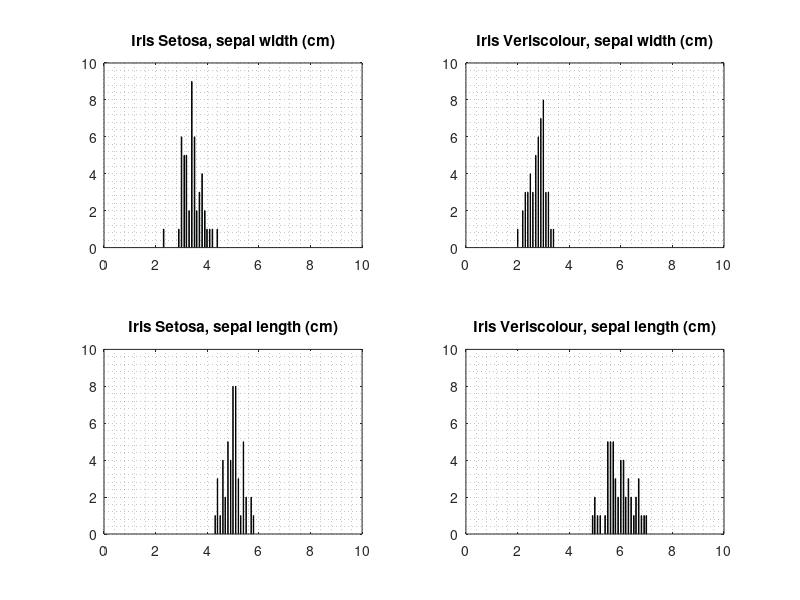
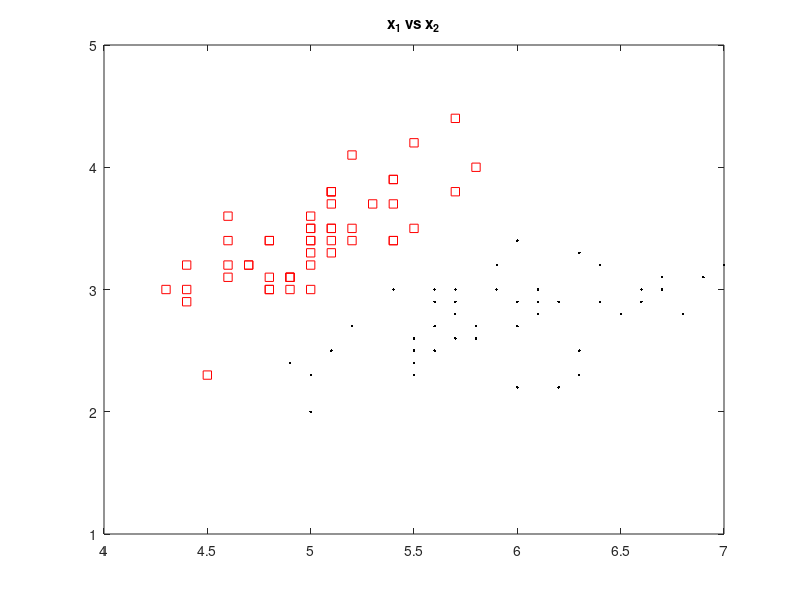

The MATLAB source for these figures, in order: (Note: this script raises an error after producing the figures.)
%%%%%%%%%%%%%%%%%%%%%%%%%%%%%%%%%%%%%%%%%
% LAB 1, Bayesian Decision Theory
%%%%%%%%%%%%%%%%%%%%%%%%%%%%%%%%%%%%%%%%%

% Attribute Information for IRIS data:
%    1. sepal length in cm
%    2. sepal width in cm
%    3. petal length in cm
%    4. petal width in cm

%    class label/numeric label: 
%       -- Iris Setosa / 1 
%       -- Iris Versicolour / 2
%       -- Iris Virginica / 3


%% this script will run lab1 experiments..
clear
close all
load irisdata.mat

%% extract unique labels (class names)
labels = unique(irisdata_labels);

%% generate numeric labels
numericLabels = zeros(size(irisdata_features,1),1);
for i = 1:size(labels,1)
    numericLabels(find(strcmp(labels{i},irisdata_labels)),:)= i;
end

%% feature distribution of x1 for two classes
figure   
subplot(2,2,1), 
hist(irisdata_features(find(numericLabels(:)==1),2),100), 
title('Iris Setosa, sepal width (cm)');
axis ([0 10  0 10]), grid MINOR
subplot(2,2,2), 
hist(irisdata_features(find(numericLabels(:)==2),2),100); 
title('Iris Veriscolour, sepal width (cm)');
axis ([0 10  0 10]), grid MINOR
subplot(2,2,3), 
hist(irisdata_features(find(numericLabels(:)==1),1),100), 
title('Iris Setosa, sepal length (cm)');
axis ([0 10  0 10]), grid MINOR
subplot(2,2,4), 
hist(irisdata_features(find(numericLabels(:)==2),1),100); 
title('Iris Veriscolour, sepal length (cm)');  
axis ([0 10  0 10]), grid MINOR

figure
plot(irisdata_features(find(numericLabels(:)==1),1),irisdata_features(find(numericLabels(:)==1),2),'rs'); 
title('x_1 vs x_2');
hold on;
plot(irisdata_features(find(numericLabels(:)==2),1),irisdata_features(find(numericLabels(:)==2),2),'k.');
axis([4 7 1 5]);

%% build training data set for two class comparison
% merge feature samples with numeric labels for two class comparison (Iris
% Setosa vs. Iris Veriscolour
trainingSet = [irisdata_features(1:100,:) numericLabels(1:100,1) ];


%% Lab1 experiments (include here)

x = [3.3,4.4,5.0,5.7,6.3]
[posx1,gx1] = lab1x1(5.38332, trainingSet)
[posx2,gx2] = lab1x2(3.06266, trainingSet)

%Threshold is approximately thx1(x1) = 5.38332
%Threshold is approximately thx2(x2) = 3.06266
%This is when both posteriors are approximately equal

% Histogram ditribution for Sepal length (x1) and Sepal width (x2) for Iris
% Setosa and Iris Versicolour classes
figure
histogram(irisdata_features(find(numericLabels(:)==1),1),100)
hold on
histogram(irisdata_features(find(numericLabels(:)==2),1),100); 
hold off
grid MINOR
title('Histogram of Iris Data: Sepal Length (cm)')
legend('Iris Setosa', 'Iris Versicolour')

figure
histogram(irisdata_features(find(numericLabels(:)==1),2),100)
hold on
histogram(irisdata_features(find(numericLabels(:)==2),2),100); 
hold off
grid MINOR
title('Histogram of Iris Data: Sepal Width (cm)')
legend('Iris Setosa', 'Iris Versicolour')
